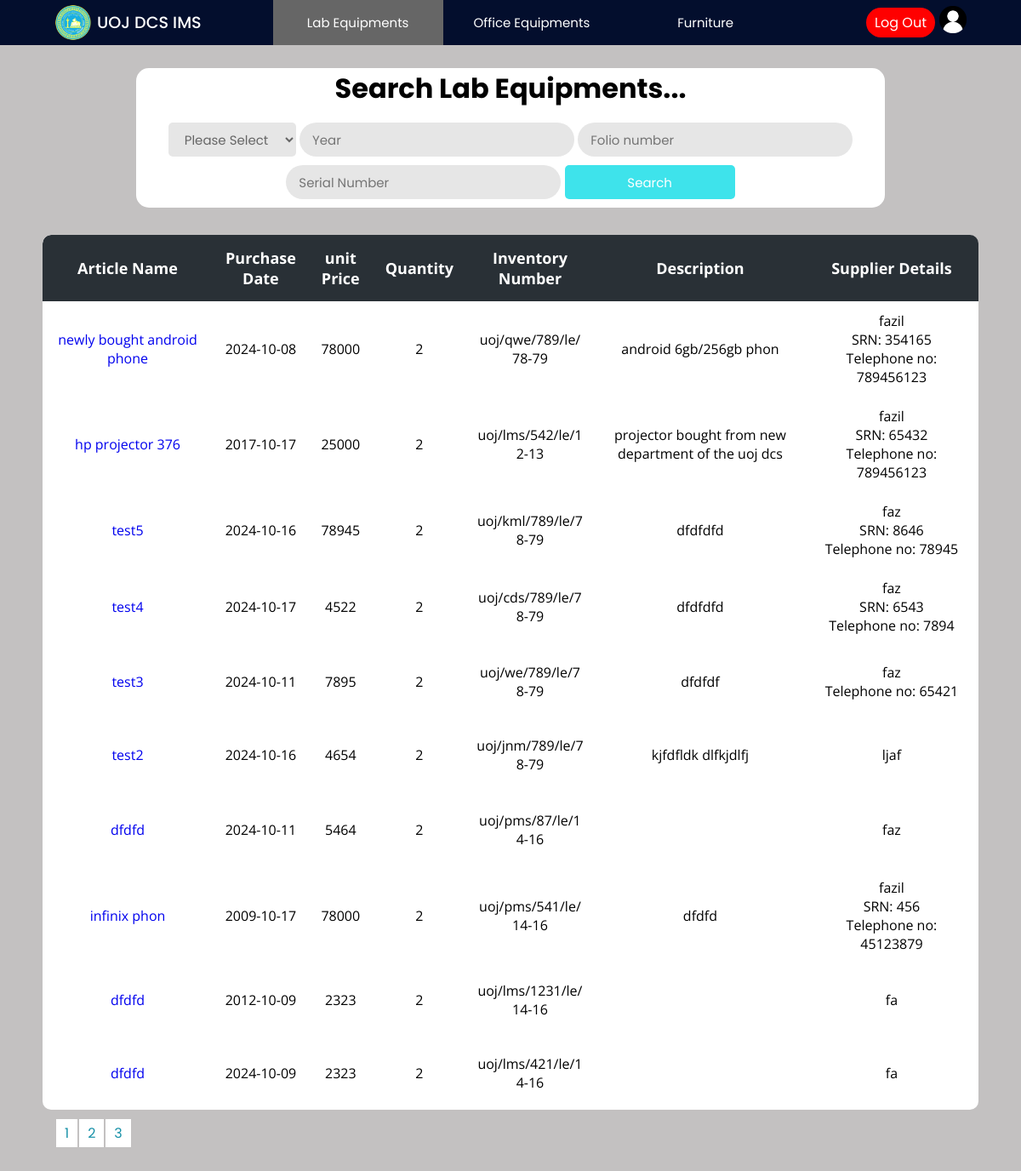
/Project/lab/lab.php (signed in), run on the app's committed database.
### tables this page shows
CREATE TABLE `invoice` (
  `invoice_id` int(11) NOT NULL,
  `name` varchar(200) NOT NULL,
  `date` date NOT NULL,
  `price` float NOT NULL,
  `quantity` int(11) NOT NULL,
  `folio_number` varchar(50) NOT NULL,
  `description` varchar(400) NOT NULL,
  `supplier_name` varchar(150) NOT NULL,
  `supplier_tt` int(15) NOT NULL,
  `srn` int(11) NOT NULL,
  `type` varchar(15) NOT NULL,
  `page_number` varchar(30) NOT NULL,
  `location` varchar(50) NOT NULL,
  `warranty` int(11) NOT NULL
);

### Project/lab/lab.php (the view, shortened to what this page needs)
<?php
include("../config/connection.php");
$rowsPerPage = 10;
$page = isset($_GET['page']) ? intval($_GET['page']) : 1;
$offset = ($page - 1) * $rowsPerPage;
$queryinvoice = "SELECT * FROM invoice ORDER BY invoice_id DESC LIMIT $offset, $rowsPerPage";
$totalRows = mysqli_num_rows(mysqli_query($con, "SELECT * FROM invoice"));
$totalPages = ceil($totalRows / $rowsPerPage);
?>
<!DOCTYPE html>
<html lang="en">
<head>
    <link rel="stylesheet" href="../css/lab.css">
    <link rel="stylesheet" href="../css/main.css">
</head>
<body>
    <?php include "../header/header.php"; ?>
    <div class="main-container">
        <div class="container">
            <h2>Search Lab Equipments...</h2>
            <div>
                <form action="lab.php" method="get">
                    <select name="type">
                        <option value="">Please Select</option>
                    </select>
                    <input type="number" placeholder="Year" name="year"
                        value="<?php if (isset($_POST['year'])) {
                                    echo $_POST['year'];
                                } ?>" />
                    <input type="text" placeholder="Folio number" name="folio"
                        value="<?php if (isset($_POST['folio'])) {
                                    echo $_POS['folio'];
                                } ?>" />
                    <input type="text" placeholder="Serial Number" name="SN"
                        value="<?php if (isset($_POST['SN'])) {
                                    echo $_POST['SN'];
                                } ?>">
                    <input class="button" type="submit" name="search" value="Search" />
                </form>
            </div>
        </div>
        <div class="table-con">
            <table>
                <thead>
                    <tr>
                        <th>Article Name</th>
                        <th>Purchase Date</th>
                        <th>unit Price</th>
                        <th>Quantity</th>
                        <th>Inventory Number</th>
                        <th>Description</th>
                        <th colspan=2>Supplier Details</th>
                        <th>Page Number</th>
                    </tr>
                </thead>
                <tbody>
                    <?php
                    $resultinvoice = mysqli_query($con, $queryinvoice);
                    while ($rowinvoice = mysqli_fetch_assoc($resultinvoice)) {
                    ?>
                        <tr>
                            <td class="name"><a
                                    href="labItems.php?searchItems=true&id=<?php echo $rowinvoice['invoice_id'] ?>"><?php echo $rowinvoice['name'] ?></a>
                            </td>
                            <td><?php echo $rowinvoice['date'] ?></td>
                            <td><?php echo $rowinvoice['price'] ?></td>
                            <td><?php echo $rowinvoice['quantity'] ?></td>
                            <td class="folio_number"><?php echo $rowinvoice['folio_number'] ?></td>
                            <td class="description"><?php echo $rowinvoice['description'] ?></td>
                            <td class="sname" colspan=2>
                                <?php
                                echo $rowinvoice['supplier_name'];
                                if (!empty($rowinvoice['srn'])) {
                                    echo "<br>SRN: " . $rowinvoice['srn'];
                                }
                                if (!empty($rowinvoice['supplier_tt'])) {
                                    echo "<br>Telephone no: " . $rowinvoice['supplier_tt'];
                                }
                                ?>
                            </td>
                            <td><?php echo $rowinvoice['page_number'] ?></td>
                        </tr>
                    <?php
                    }
                    ?>
                </tbody>
            </table>
        </div>
        <div class="pagination" style="margin:15px;">
            <?php
            if (!isset($_GET['search'])) {
                for ($i = 1; $i <= $totalPages; $i++) {
                    echo '<a href="?page=' . $i . '" style="margin:1px;background-color: #fff; color: #1690A7; border: none; padding: 5px 10px; cursor: pointer; width:5px;">' . $i . '</a>';
                }
            }
            ?>
        </div>
    </div>
</body>
</html>

### Project/css/lab.css (style rules this page uses)
.main-container { padding: 50px; min-height: 100vh; height: fit-content; background: rgb(195, 193, 193); }
.container { text-align: center; background-color: white; border-radius: 15px; width: 80%; margin: auto; margin-bottom: 2rem; padding: 0 0 10px 0; }
h2 { font-size: 2rem; margin-bottom: 1rem; font-family: 'Poppins', sans-serif; }
select { font-size: 15px; color: #666; background: #e6e6e6; height: 40px; border-radius: 5px; padding: 0 15px 0 15px; border: none; font-family: 'Poppins', sans-serif; width: 150px; }
option { font-size: 15px; color: #666; background: #e6e6e6; height: 40px; border-radius: 5px; padding: 0 15px 0 15px; border: none; font-family: 'Poppins', sans-serif; }
.button { background: #3ee3eb; color: white; cursor: pointer; height: 40px; border-radius: 5px; padding: 0 15px 0 15px; border: none; font-family: 'Poppins', sans-serif; width: 200px; margin-top: 10px; }
table { border-collapse: collapse; border-radius: 10px; overflow: hidden; max-width: 100%; margin: 0 auto; position: relative; }
.table-con { border-collapse: collapse; background: #fff; border-radius: 10px; margin: auto; position: relative; font-family: 'Open Sans'; text-align: center; background: #fff; overflow: auto; }
.table-con td.description { max-width: 300px; word-wrap: break-word; min-width: 250px; }
.table-con td.name { max-width: 200px; word-wrap: break-word; min-width: 200px; }
.table-con td.sname { max-width: 300px; word-wrap: break-word; min-width: 200px; }
.table-con td.folio_number { max-width: 150px; word-wrap: break-word; }
th { width: 200px; font-size: 18px; background: #293036; color: white; padding: 15px; }
td { padding: 12px; }
input { font-size: 15px; color: #666; background: #e6e6e6; height: 40px; border-radius: 20px; padding: 0 15px 0 15px; border: none; font-family: 'Poppins', sans-serif; }

### Project/css/main.css (style rules this page uses)
* { margin: 0; padding: 0; text-decoration: none; box-sizing: border-box; }
:root { --bg-gradient: linear-gradient(-135deg, #01064a, #21acc2); --bg-gray: #e6e6e6; --text-color: #666; --inp-color: #57b846; }
body { font-family: 'Poppins', sans-serif; }

### Project/css/header.css (style rules this page uses)
* { margin: 0; padding: 0; text-decoration: none; box-sizing: border-box; }
:root { background: linear-gradient(-135deg, #01064a, #21acc2); --bg-gray: #e6e6e6; --text-color: #666; --inp-color: #57b846; }
body { font-family: 'Poppins', sans-serif; margin-top: 30px; }

### data on the page
invoice: name "newly bought android phone", date "2024-10-08", price "78000", quantity "2", folio_number "uoj/qwe/789/le/78-79", description "android 6gb/256gb phon", supplier_name "fazil", srn "354165", supplier_tt "789456123"
invoice: name "hp projector 376", date "2017-10-17", price "25000", quantity "2", folio_number "uoj/lms/542/le/12-13", description "projector bought from new department of the uoj dcs", supplier_name "fazil", srn "65432", supplier_tt "789456123"
invoice: name "test5", date "2024-10-16", price "78945", quantity "2", folio_number "uoj/kml/789/le/78-79", description "dfdfdfd", supplier_name "faz", srn "8646", supplier_tt "78945"
invoice: name "test4", date "2024-10-17", price "4522", quantity "2", folio_number "uoj/cds/789/le/78-79", description "dfdfdfd", supplier_name "faz", srn "6543", supplier_tt "7894"
invoice: name "test3", date "2024-10-11", price "7895", quantity "2", folio_number "uoj/we/789/le/78-79", description "dfdfdf", supplier_name "faz", supplier_tt "65421"
invoice: name "test2", date "2024-10-16", price "4654", quantity "2", folio_number "uoj/jnm/789/le/78-79", description "kjfdfldk dlfkjdlfj", supplier_name "ljaf"
invoice: name "dfdfd", date "2024-10-11", price "5464", quantity "2", folio_number "uoj/pms/87/le/14-16", supplier_name "faz"
invoice: name "infinix phon", date "2009-10-17", price "78000", quantity "2", folio_number "uoj/pms/541/le/14-16", description "dfdfd", supplier_name "fazil", srn "456", supplier_tt "45123879"
invoice: name "dfdfd", date "2012-10-09", price "2323", quantity "2", folio_number "uoj/lms/1231/le/14-16", supplier_name "fa"
invoice: name "dfdfd", date "2024-10-09", price "2323", quantity "2", folio_number "uoj/lms/421/le/14-16", supplier_name "fa"
